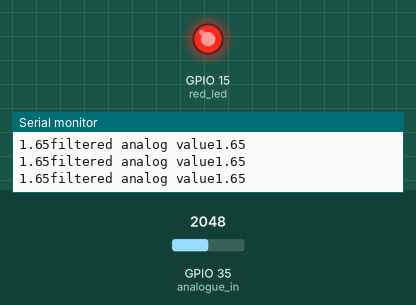
Recording of a sketch running on a simulated ESP32. Shown: output pins drawn as LEDs (lit = HIGH), the last lines printed to the serial monitor. Inputs (shaded band) come from the test bench; at power-on: GPIO 35 (analogue_in) = 2048.

Above: at 1.2 s.
1.3 s: GPIO 35 (analogue_in) set to 1996
At 2.0 s:
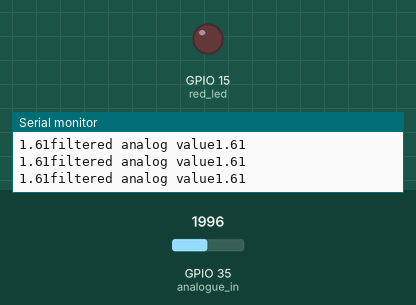
2.8 s: GPIO 35 (analogue_in) set to 2866
At 3.8 s:
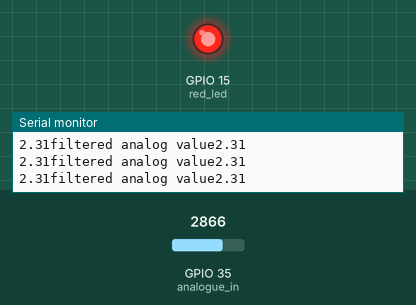
5.8 s: GPIO 35 (analogue_in) set to 2047
At 6.1 s:
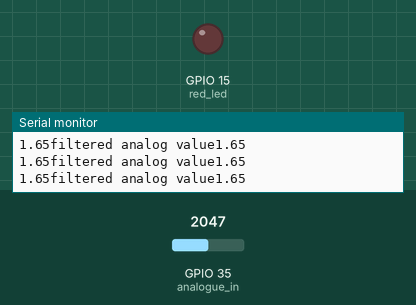
Timing chart, 0 to 8.8 s (numbered marks = the images above; inputs shaded):
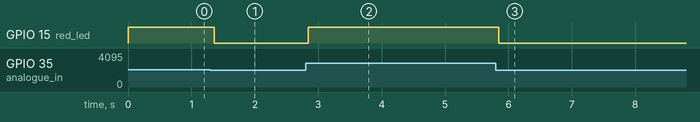

Measured:
- the behaviour switches between 2048 and 2047 on GPIO 35 (analogue_in) (found by bisection; images 0 and 1)
- after the input at 1.3 s, GPIO 15 (red_led): HIGH → LOW after 0.06 s
- after the input at 2.8 s, GPIO 15 (red_led): LOW → HIGH after 0.05 s
- after the input at 5.8 s, GPIO 15 (red_led): HIGH → LOW after 0.05 s

The sketch:

Tasks_4_5_7_8_sans_timing.ino
```cpp
//Charles Birdsall H00219071 09.03.22//
//B32DG Embedded Software Assignment2//
//This code is broken into tasks that will be later combined in a cycle//
//This task handles the analogue input values, storing them as a rolling//
//array which can late rbe averaged//
//Additionally the code to detect errors in the analogue input is included//
//so this is tasks 4,5 and 7 and 8//

//Establish analogue read as a variable//
const int analogue_in = 35;
const int red_led = 15;
float analogue_hist0;
float analogue_hist1;
float analogue_hist2;
float analogue_hist3;
float analogue_average ;
const float analogue_max = 3.3;
int error_code = 0;
void setup() {
  pinMode(red_led, OUTPUT);
  pinMode(analogue_in, INPUT);
  Serial.begin(9600);
  analogue_hist0=analogRead(analogue_in);
  analogue_hist1=analogue_hist0;
  analogue_hist2=analogue_hist1;
  analogue_hist3=analogue_hist2;
}

void analogue_process(){
  analogue_hist3=analogue_hist2;
  analogue_hist2=analogue_hist1;
  analogue_hist1=analogue_hist0;
  analogue_hist0=analogRead(analogue_in)*(3.3/4095);
}

void analogue_filter(){
  analogue_average= (analogue_hist0+analogue_hist1+analogue_hist2+analogue_hist3)/4;
  Serial.print("filtered analog value");
  Serial.println(analogue_average);
  Serial.print(analogue_hist0);
}

void analogue_error(){
  if (analogue_hist0 > (0.5*analogue_max)){
    error_code = 1;
    }
    else if (analogue_hist0 < (0.5*analogue_max)){
    error_code = 0;
    }
}

void error_out(){
  if (error_code==1){
    digitalWrite(red_led,HIGH);
  }
  else if (error_code!=1){
    digitalWrite(red_led,LOW);
  }
}

void loop() {
  // put your main code here, to run repeatedly:
analogue_process();
analogue_filter();
analogue_error();
error_out();
}
```
